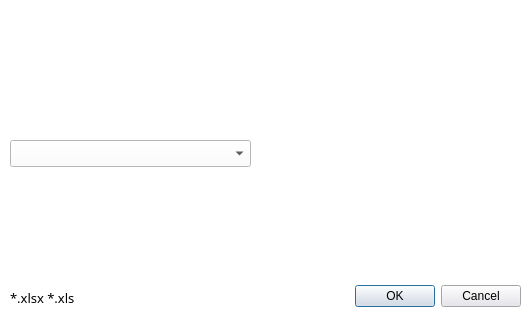
<?xml version="1.0" encoding="UTF-8"?>
<ui version="4.0">
 <class>Excel2MapDialogBase</class>
 <widget class="QDialog" name="Excel2MapDialogBase">
  <property name="geometry">
   <rect>
    <x>0</x>
    <y>0</y>
    <width>532</width>
    <height>313</height>
   </rect>
  </property>
  <property name="font">
   <font>
    <family>Century Gothic</family>
    <pointsize>10</pointsize>
    <weight>50</weight>
    <italic>false</italic>
    <bold>false</bold>
   </font>
  </property>
  <property name="windowTitle">
   <string>Excel 2 Map</string>
  </property>
  <property name="autoFillBackground">
   <bool>false</bool>
  </property>
  <property name="styleSheet">
   <string notr="true">background-color: rgb(255,255,255);
font: 10pt &quot;Century Gothic&quot;;</string>
  </property>
  <widget class="QDialogButtonBox" name="button_box">
   <property name="geometry">
    <rect>
     <x>350</x>
     <y>280</y>
     <width>171</width>
     <height>32</height>
    </rect>
   </property>
   <property name="styleSheet">
    <string notr="true">color: rgb(0, 0, 0);
background-color: rgb(230, 229, 235);</string>
   </property>
   <property name="orientation">
    <enum>Qt::Horizontal</enum>
   </property>
   <property name="standardButtons">
    <set>QDialogButtonBox::Cancel|QDialogButtonBox::Ok</set>
   </property>
  </widget>
  <widget class="QgsFileWidget" name="mQgsFileWidget">
   <property name="geometry">
    <rect>
     <x>10</x>
     <y>80</y>
     <width>371</width>
     <height>27</height>
    </rect>
   </property>
   <property name="mouseTracking">
    <bool>true</bool>
   </property>
   <property name="tabletTracking">
    <bool>false</bool>
   </property>
   <property name="focusPolicy">
    <enum>Qt::ClickFocus</enum>
   </property>
   <property name="contextMenuPolicy">
    <enum>Qt::DefaultContextMenu</enum>
   </property>
   <property name="accessibleName">
    <string>selectExcel</string>
   </property>
   <property name="styleSheet">
    <string notr="true">border-color: rgb(0, 0, 0);
border-bottom-color: rgb(0,0, 255);
color: rgb(0,0,0);</string>
   </property>
  </widget>
  <widget class="QLabel" name="label">
   <property name="geometry">
    <rect>
     <x>10</x>
     <y>290</y>
     <width>291</width>
     <height>16</height>
    </rect>
   </property>
   <property name="text">
    <string>*.xlsx *.xls</string>
   </property>
  </widget>
  <widget class="QgsMapLayerComboBox" name="mMapLayerComboBox">
   <property name="geometry">
    <rect>
     <x>10</x>
     <y>140</y>
     <width>241</width>
     <height>27</height>
    </rect>
   </property>
   <property name="insertPolicy">
    <enum>QComboBox::InsertAtBottom</enum>
   </property>
  </widget>
 </widget>
 <customwidgets>
  <customwidget>
   <class>QgsFileWidget</class>
   <extends>QWidget</extends>
   <header>qgsfilewidget.h</header>
  </customwidget>
  <customwidget>
   <class>QgsMapLayerComboBox</class>
   <extends>QComboBox</extends>
   <header>qgsmaplayercombobox.h</header>
  </customwidget>
 </customwidgets>
 <resources/>
 <connections>
  <connection>
   <sender>button_box</sender>
   <signal>accepted()</signal>
   <receiver>Excel2MapDialogBase</receiver>
   <slot>accept()</slot>
   <hints>
    <hint type="sourcelabel">
     <x>20</x>
     <y>20</y>
    </hint>
    <hint type="destinationlabel">
     <x>20</x>
     <y>20</y>
    </hint>
   </hints>
  </connection>
  <connection>
   <sender>button_box</sender>
   <signal>rejected()</signal>
   <receiver>Excel2MapDialogBase</receiver>
   <slot>reject()</slot>
   <hints>
    <hint type="sourcelabel">
     <x>20</x>
     <y>20</y>
    </hint>
    <hint type="destinationlabel">
     <x>20</x>
     <y>20</y>
    </hint>
   </hints>
  </connection>
  <connection>
   <sender>mQgsFileWidget</sender>
   <signal>fileChanged(QString)</signal>
   <receiver>label</receiver>
   <slot>setText(QString)</slot>
   <hints>
    <hint type="sourcelabel">
     <x>195</x>
     <y>63</y>
    </hint>
    <hint type="destinationlabel">
     <x>100</x>
     <y>37</y>
    </hint>
   </hints>
  </connection>
  <connection>
   <sender>mQgsFileWidget</sender>
   <signal>fileChanged(QString)</signal>
   <receiver>mMapLayerComboBox</receiver>
   <slot>setCurrentText(QString)</slot>
   <hints>
    <hint type="sourcelabel">
     <x>195</x>
     <y>93</y>
    </hint>
    <hint type="destinationlabel">
     <x>130</x>
     <y>153</y>
    </hint>
   </hints>
  </connection>
 </connections>
</ui>
